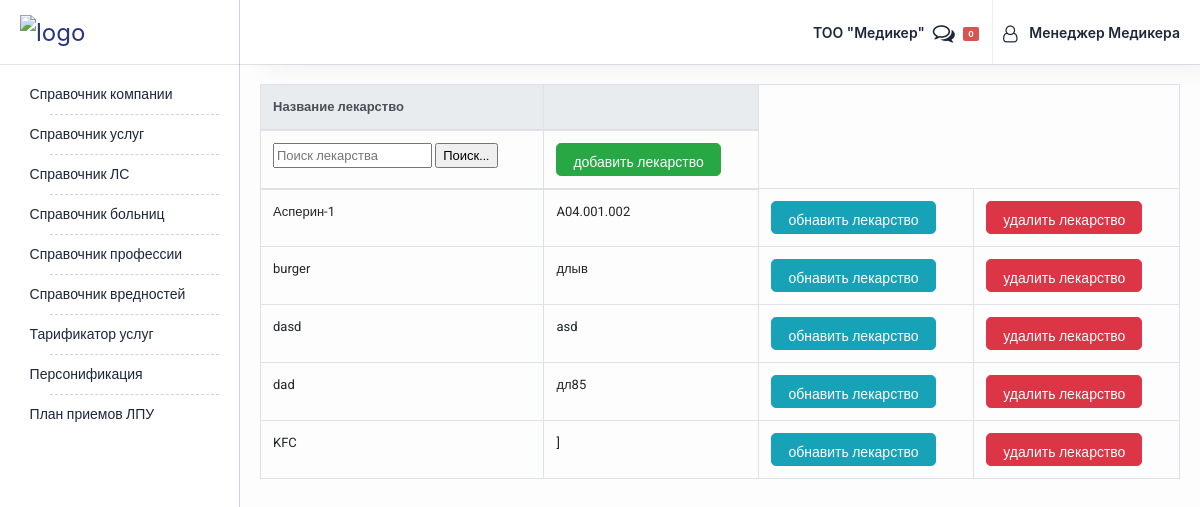
/drug/list/ (signed in), run on the app's committed database.
### drug/models.py (models this page shows, shortened)
class ItemBase(models.Model):
    title = models.CharField(max_length=1000, null=True)
    created_date = models.DateField(auto_now_add=True)
    updated_date = models.DateField(auto_now=True)
    class Meta:
        abstract = True

class Drug(ItemBase):
    code = models.CharField(max_length=80, null=True)
    insurance = models.ForeignKey(
        Insurance, on_delete=models.CASCADE,
        related_name='drugs_insurance', null=True)
    class Meta:
        db_table = "drugs"

### drug/views.py (the view)
# urls.py: path('list/', views.DrugListView.as_view(),
class DrugListView(DrugMixin, ListView):
    template_name = 'drug/list.html'
    context_object_name = 'drugs'
    paginate_by = 5

### drug/views.py (called while the page is built)
    def get_queryset(self):
        insurance = self.request.user.profile.insurance
        qs = super().get_queryset()
        qs_filter = qs.filter(
            Q(insurance=insurance) | Q(insurance__isnull=True))
        drug_filtered_list = DrugFilter(
            self.request.GET, queryset=qs_filter)
        return drug_filtered_list.qs

### templates/drug/list.html (shortened to what this page needs)
{% extends "base.html" %}
{% block content %}
<div class="row">
	<div class="col-md-12">
		<table class="table table-hover table-bordered">
			<thead class="thead-light">
				<tr>
					<th scope="col">Название лекарство</th>
					<th scope="col">
					</th>
				</tr>
				<tr>
					<td>
                        <form method="GET">
                            <input type="text" name="title" placeholder="Поиск лекарства" value="{{ request.GET.title }}">
                            <input type="submit" name="" value="Поиск...">
                        </form>
					</td>
					<td>
                        <button  class="btn btn-success btn-lg element input-mini"
	            		data-url="{% url 'drug:drug_create' %}" data-toggle="modal" data-target="#element" aria-hidden="true">
							добавить лекарство
						</button>
					</td>
				</tr>
			</thead>
			<tbody>
				{% for drug in drugs %}
					<tr>
						<td>{{drug.title}}</td>
						<td>{{drug.code}}</td>
                        <td>
                    	<button  class="btn btn-info btn-lg element input-mini"
	            		data-url="{% url 'drug:drug_update' drug.id %}" data-toggle="modal" data-target="#element" aria-hidden="true">
							обнавить лекарство
						</button>
                        </td>
                        <td>
                        	<button  class="btn btn-danger btn-lg element input-mini"
	            		data-url="{% url 'drug:drug_delete' drug.id %}" data-toggle="modal" data-target="#element" aria-hidden="true">
							удалить лекарство
						</button>
                        </td>
					</tr>
				{% endfor %}
			</tbody>
		</table>
	</div>
</div>
{% endblock %}

### static/css/main.css (style rules this page uses)
table { font-size: 13px; border-radius: 4px; background-color: #fff; font-family: 'Roboto', sans-serif; }
.input-mini { height: 33px!important; font-size: 14px!important; }
table { margin-bottom: 0px!important; }

### data on the page
Drug: title "Асперин-1", code "A04.001.002"
Drug: title "burger", code "длыв"
Drug: title "dasd", code "asd"
Drug: title "dad", code "дл85"
Drug: title "KFC", code "]"
